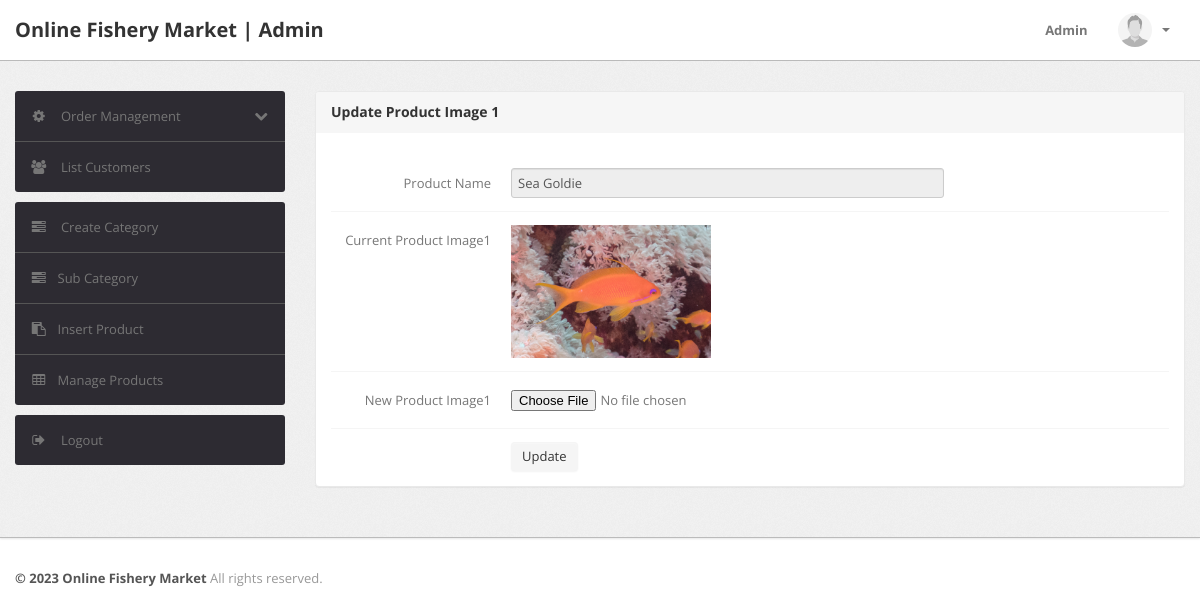
Screenshot of /css/admin/update-image1.php?id=1 (signed in) with the database file from the repository.
### tables this page shows
CREATE TABLE `products` (
  `id` int(11) NOT NULL,
  `category` int(11) NOT NULL,
  `subCategory` int(11) DEFAULT NULL,
  `productName` varchar(255) DEFAULT NULL,
  `productCompany` varchar(255) DEFAULT NULL,
  `productPrice` int(11) DEFAULT NULL,
  `productPriceBeforeDiscount` int(11) DEFAULT NULL,
  `productDescription` longtext DEFAULT NULL,
  `productImage1` varchar(255) DEFAULT NULL,
  `productImage2` varchar(255) DEFAULT NULL,
  `productImage3` varchar(255) DEFAULT NULL,
  `shippingCharge` int(11) DEFAULT NULL,
  `productAvailability` varchar(255) DEFAULT NULL,
  `postingDate` timestamp NULL DEFAULT current_timestamp(),
  `updationDate` varchar(255) DEFAULT NULL
);

### css/admin/update-image1.php (the view, shortened to what this page needs)
<?php
include('include/config.php');
if(strlen($_SESSION['alogin'])==0)
	{
header('location:index.php');
}
else{
	$pid=intval($_GET['id']);
?>
<!DOCTYPE html>
<html lang="en">
<head>
	<link type="text/css" href="bootstrap/css/bootstrap.min.css" rel="stylesheet">
	<link type="text/css" href="bootstrap/css/bootstrap-responsive.min.css" rel="stylesheet">
	<link type="text/css" href="css/theme.css" rel="stylesheet">
	<link type="text/css" href="images/icons/css/font-awesome.css" rel="stylesheet">
</head>
<body>
<?php include('include/header.php');?>
	<div class="wrapper">
		<div class="container">
			<div class="row">
<?php include('include/sidebar.php');?>
			<div class="span9">
					<div class="content">
						<div class="module">
							<div class="module-head">
								<h3>Update Product Image 1</h3>
							</div>
							<div class="module-body">
									<br />
			<form class="form-horizontal row-fluid" name="insertproduct" method="post" enctype="multipart/form-data">
<?php
$query=mysqli_query($con,"select productName,productImage1 from products where id='$pid'");
while($row=mysqli_fetch_array($query))
{
?>
<div class="control-group">
<label class="control-label" for="basicinput">Product Name</label>
<div class="controls">
<input type="text"    name="productName"  readonly value="<?php echo htmlentities($row['productName']);?>" class="span8 tip" required>
</div>
</div>
<div class="control-group">
<label class="control-label" for="basicinput">Current Product Image1</label>
<div class="controls">
<img src="productimages/<?php echo htmlentities($pid);?>/<?php echo htmlentities($row['productImage1']);?>" width="200" height="100">
</div>
</div>
<div class="control-group">
<label class="control-label" for="basicinput">New Product Image1</label>
<div class="controls">
<input type="file" name="productimage1" id="productimage1" value="" class="span8 tip" required>
</div>
</div>
<?php } ?>
	<div class="control-group">
											<div class="controls">
												<button type="submit" name="submit" class="btn">Update</button>
											</div>
										</div>
									</form>
							</div>
						</div>
					</div>
				</div>
			</div>
		</div>
	</div>
<?php include('include/footer.php');?>
</body>
<?php } ?>

### css/admin/css/theme.css (style rules this page uses)
body { font-size: 13px; font-family: 'Open Sans', Arial, sans-serif; background: #fff; color: #777 }
h1, h2, h3, h4, h5, h6 { color: #333; margin-top: 0 }
h3 { font-size: 20px }
.wrapper { background: url(../images/bg.png) #eee; border-bottom: 1px solid #bbb; -webkit-box-shadow: 0 1px 2px rgba(0,0,0,0.1); -moz-box-shadow: 0 1px 2px rgba(0,0,0,0.1); box-shadow: 0 1px 2px rgba(0,0,0,0.1); padding: 30px 0 }
form { margin: 0 }
select, textarea, input[type="text"], input[type="password"], input[type="datetime"], input[type="datetime-local"], input[type="date"], input[type="month"], input[type="time"], input[type="week"], input[type="number"], input[type="email"], input[type="url"], input[type="search"], input[type="tel"], input[type="color"], .uneditable-input, label, input, button, select, textarea { -webkit-border-radius: 3px; -moz-border-radius: 3px; border-radius: 3px; font-size: 13px; font-family: 'Open Sans', Tahoma, Arial, sans-serif }
.module { background: #fff; -webkit-border-radius: 3px; -moz-border-radius: 3px; border-radius: 3px; border: 1px solid #ccc; border-bottom-color: #bbb; -webkit-box-shadow: 0 0 1px rgba(0,0,0,0.2); -moz-box-shadow: 0 0 1px rgba(0,0,0,0.2); box-shadow: 0 0 1px rgba(0,0,0,0.2); margin-bottom: 30px }
.form-horizontal .control-group, .form-vertical .control-group { margin-bottom: 0 }
.form-horizontal .control-group+.control-group, .form-vertical .control-group+.control-group { margin-top: 13px; padding-top: 13px; border-top: 1px solid #f5f5f5 }
.btn, .btn-box { -webkit-border-radius: 3px; -moz-border-radius: 3px; border-radius: 3px }
.btn { font-size: 13px; font-weight: 600 }
.btn { display: inline-block; margin-bottom: 0; font-weight: 400; text-align: center; vertical-align: middle; cursor: pointer; background-image: none; border: 1px solid transparent; white-space: nowrap; padding: 4px 10px; font-size: 13px; line-height: 1.42857; border-radius: 4px; -webkit-user-select: none; -moz-user-select: none; -ms-user-select: none; user-select: none }
.module { box-shadow: 0 0 3px rgba(0,0,0,.1); border-color: #e9e9e9; margin-bottom: 20px; background-color: #fff; border-radius: 4px; -webkit-box-shadow: 0 1px 1px rgba(0,0,0,.05); box-shadow: 0 1px 1px rgba(0,0,0,.05); }
.module-head { color: #767676; background-color: #f6f6f6; border-color: #e9e9e9; padding: 10px 15px; border-bottom: 1px solid transparent; border-top-right-radius: 3px; border-top-left-radius: 3px; }
.module-head h3 { font-size: 14px; line-height: 20px; height: 20px; margin: 0 }
.module-body { padding: 15px }

### rows the page displays
products: productName "Sea Goldie", productImage1 (picture)
